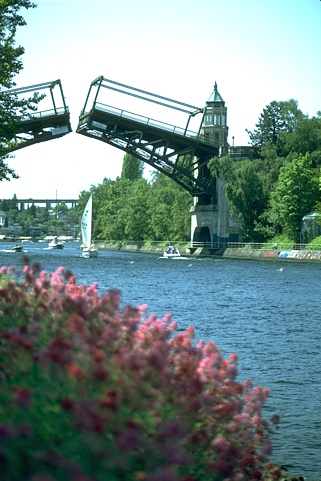
#> input picture 22093.jpg, 321 x 481 px
$ python -i multi-threshold.py   (imports and definitions only)
#> lines starting #> are read from the running program, lines starting #| are printed output that depends on the picture; after the words box and inside, x2 and y2 are one past the last pixel; in counts of white or black regions, pixels touching at a corner belong together
#> further down, picture is the input picture: PIL image 321x481 RGB; mean R, G, B 118, 139.8, 137.5
from PIL import Image
import numpy as np
from skimage.filters import threshold_otsu, threshold_multiotsu
import os
from collections import Counter

from eval import bde
import parser


def otsu_greyspace_thresholding(image):
    #Creates a greyscale version of the input image
    imageGrey = image.convert(mode="L")
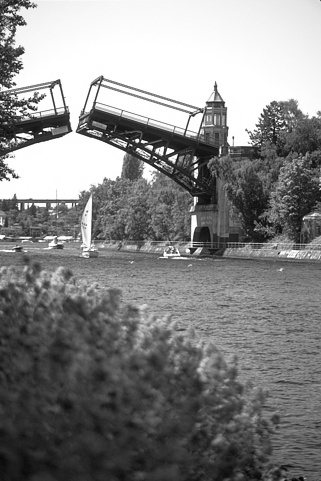
#> imageGrey: PIL image 321x481 L; min 3, max 255, mean 133

    x, y = imageGrey.size
#> x = 321; y = 481
    #Gets a threshold for the image
    threshold = get_histogram_threshold(imageGrey)[0]
#> in get_histogram_threshold, `a = np.array(image.histogram())`: a = 256 values, max 13365 at index 255, min 0 at index 0, mean 603.1
#> threshold = [254]
    print(threshold)
#| [254]
    returnImage = np.zeros(shape=(y,x))
    segments = len(threshold)
#> segments = 1
    #Maps 1's and 0's based on whether the pixel values are above or below the threshold.
    if len(threshold) is 1:
        for j in range(x):
            for i in range(y):
                returnImage[i,j] = 1 if imageGrey.getpixel((j,i)) > threshold else 0
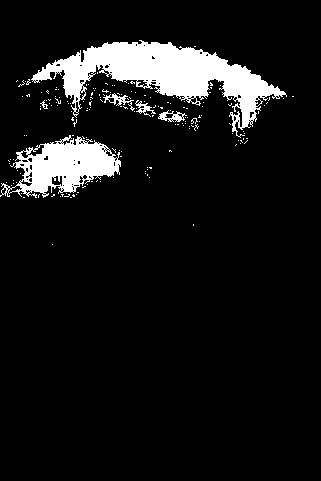
#> returnImage: shape (481, 321) float64; values 0 (black) and 1 (white), 8.7% white; 173 white regions (167 under 20 px), largest, box (x1, y1, x2, y2) and area: (31, 40, 287, 138) 8649, (0, 135, 121, 198) 3842, (158, 110, 187, 122) 160, (103, 93, 135, 111) 158, (135, 100, 156, 117) 116, (40, 100, 48, 109) 26
    else:
        for j in range(x):
            for i in range(y):
                if imageGrey.getpixel((j,i)) < threshold[0]:
                    returnImage[i,j] = 0
                if imageGrey.getpixel((j,i)) > threshold[0]:
                    returnImage[i,j] = 1
                if imageGrey.getpixel((j,i)) > threshold[1]:
                    returnImage[i,j] = 2

    return returnImage, segments

# [47 lines left out: functions otsu_multi_greyspace_thresholding, smoothy, check_neighbors, not called in this run]


def get_histogram_threshold(image):
    a = np.array(image.histogram())
    return np.where(a == threshold_otsu(a))


# [61 lines left out: functions import_berkeley, experiment, segment_all_images, not called in this run]

# [13 lines not run here, left out]
    #segment_all_images()


'''def otsu_color_thresholding(image):

    red = get_color_thresholds(image, "R")
    blue = get_color_thresholds(image, "G")
    green = get_color_thresholds(image, "B")
    return (create_image(red, image, "R"), create_image(blue, image, "G"),create_image(green, image, "B"))

def get_color_thresholds(image, color):
    a = []
    if color == "R":
        a = np.array(image.histogram()[0:256])
    elif color == "G":
        a = np.array(image.histogram()[256:512])
    else:
        a = np.array(image.histogram()[512:768])
    return np.where(a == threshold_otsu(a))
    '''

>>> from PIL import Image
>>> picture = Image.open('22093.jpg')
>>> result = otsu_greyspace_thresholding(picture)

$ run again, on splitAndMerge_segmentations/20008.jpg
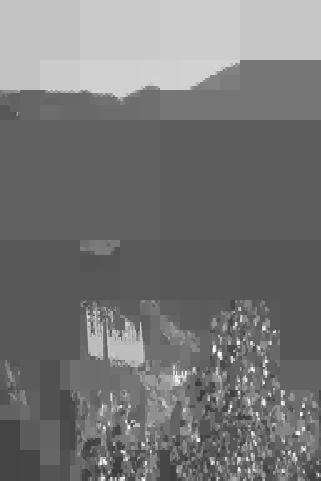
#> input picture splitAndMerge_segmentations/20008.jpg, 321 x 481 px
#> picture is the input picture: PIL image 321x481 L; min 47, max 255, mean 118.2
#> a = 256 values, max 20533 at index 93, min 0 at index 0, mean 603.1
#> threshold = [86]
#| [86]
#> segments = 1
#> after the loop in otsu_greyspace_thresholding, `for j in range(x):`:
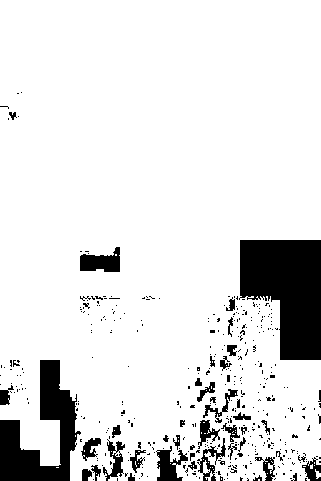
#> returnImage: shape (481, 321) float64; values 0 (black) and 1 (white), 88.4% white; 414 black regions (368 under 20 px), largest, box (x1, y1, x2, y2) and area: (239, 240, 321, 360) 7265, (0, 360, 81, 481) 4555, (80, 247, 120, 272) 670

$ run again, on stevieP.jpg
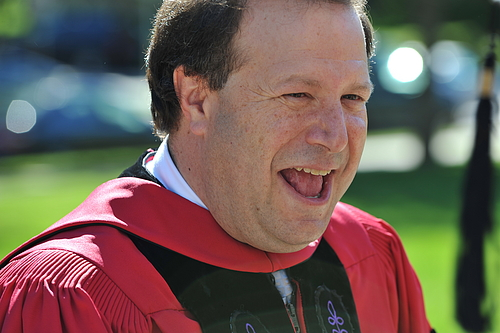
#> input picture stevieP.jpg, 500 x 333 px
#> picture is the input picture: PIL image 500x333 RGB; mean R, G, B 110.5, 93.1, 84.4
#> in otsu_greyspace_thresholding, `imageGrey = image.convert(mode="L")`:
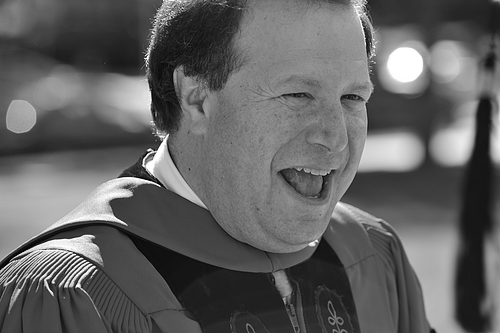
#> imageGrey: PIL image 500x333 L; min 0, max 255, mean 97.3
#> a = 256 values, max 1933 at index 32, min 4 at index 0, mean 650.4
#> threshold = [148]
#| [148]
#> segments = 1
#> after the loop in otsu_greyspace_thresholding, `for j in range(x):`:
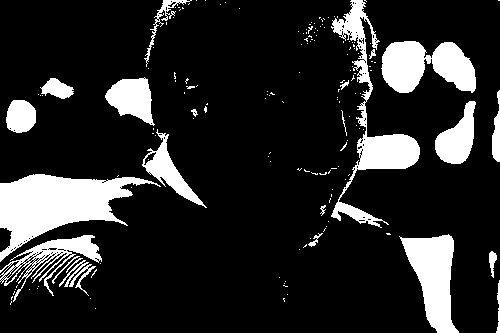
#> returnImage: shape (333, 500) float64; values 0 (black) and 1 (white), 15.8% white; 164 white regions (140 under 20 px), largest, box (x1, y1, x2, y2) and area: (0, 174, 161, 262) 6300, (331, 0, 420, 228) 4071, (381, 41, 476, 93) 3351
